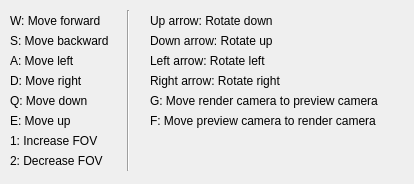
<?xml version="1.0" encoding="UTF-8"?>
<ui version="4.0">
 <class>CameraControlsHelp</class>
 <widget class="QWidget" name="CameraControlsHelp">
  <property name="geometry">
   <rect>
    <x>0</x>
    <y>0</y>
    <width>414</width>
    <height>184</height>
   </rect>
  </property>
  <property name="windowTitle">
   <string>Camera Controls</string>
  </property>
  <widget class="QLabel" name="label">
   <property name="geometry">
    <rect>
     <x>10</x>
     <y>10</y>
     <width>111</width>
     <height>21</height>
    </rect>
   </property>
   <property name="text">
    <string>W: Move forward</string>
   </property>
   <property name="alignment">
    <set>Qt::AlignLeading|Qt::AlignLeft|Qt::AlignVCenter</set>
   </property>
  </widget>
  <widget class="QLabel" name="label_2">
   <property name="geometry">
    <rect>
     <x>10</x>
     <y>30</y>
     <width>111</width>
     <height>21</height>
    </rect>
   </property>
   <property name="text">
    <string>S: Move backward</string>
   </property>
   <property name="alignment">
    <set>Qt::AlignLeading|Qt::AlignLeft|Qt::AlignVCenter</set>
   </property>
  </widget>
  <widget class="QLabel" name="label_3">
   <property name="geometry">
    <rect>
     <x>10</x>
     <y>50</y>
     <width>111</width>
     <height>21</height>
    </rect>
   </property>
   <property name="text">
    <string>A: Move left</string>
   </property>
   <property name="alignment">
    <set>Qt::AlignLeading|Qt::AlignLeft|Qt::AlignVCenter</set>
   </property>
  </widget>
  <widget class="QLabel" name="label_4">
   <property name="geometry">
    <rect>
     <x>10</x>
     <y>70</y>
     <width>111</width>
     <height>21</height>
    </rect>
   </property>
   <property name="text">
    <string>D: Move right</string>
   </property>
   <property name="alignment">
    <set>Qt::AlignLeading|Qt::AlignLeft|Qt::AlignVCenter</set>
   </property>
  </widget>
  <widget class="QLabel" name="label_5">
   <property name="geometry">
    <rect>
     <x>150</x>
     <y>30</y>
     <width>141</width>
     <height>21</height>
    </rect>
   </property>
   <property name="text">
    <string>Down arrow: Rotate up</string>
   </property>
   <property name="alignment">
    <set>Qt::AlignLeading|Qt::AlignLeft|Qt::AlignVCenter</set>
   </property>
  </widget>
  <widget class="QLabel" name="label_6">
   <property name="geometry">
    <rect>
     <x>150</x>
     <y>10</y>
     <width>151</width>
     <height>21</height>
    </rect>
   </property>
   <property name="text">
    <string>Up arrow: Rotate down</string>
   </property>
   <property name="alignment">
    <set>Qt::AlignLeading|Qt::AlignLeft|Qt::AlignVCenter</set>
   </property>
  </widget>
  <widget class="QLabel" name="label_7">
   <property name="geometry">
    <rect>
     <x>150</x>
     <y>70</y>
     <width>151</width>
     <height>21</height>
    </rect>
   </property>
   <property name="text">
    <string>Right arrow: Rotate right</string>
   </property>
   <property name="alignment">
    <set>Qt::AlignLeading|Qt::AlignLeft|Qt::AlignVCenter</set>
   </property>
  </widget>
  <widget class="QLabel" name="label_8">
   <property name="geometry">
    <rect>
     <x>150</x>
     <y>50</y>
     <width>131</width>
     <height>21</height>
    </rect>
   </property>
   <property name="text">
    <string>Left arrow: Rotate left</string>
   </property>
   <property name="alignment">
    <set>Qt::AlignLeading|Qt::AlignLeft|Qt::AlignVCenter</set>
   </property>
  </widget>
  <widget class="QLabel" name="label_9">
   <property name="geometry">
    <rect>
     <x>10</x>
     <y>90</y>
     <width>111</width>
     <height>21</height>
    </rect>
   </property>
   <property name="text">
    <string>Q: Move down</string>
   </property>
   <property name="alignment">
    <set>Qt::AlignLeading|Qt::AlignLeft|Qt::AlignVCenter</set>
   </property>
  </widget>
  <widget class="QLabel" name="label_10">
   <property name="geometry">
    <rect>
     <x>10</x>
     <y>110</y>
     <width>111</width>
     <height>21</height>
    </rect>
   </property>
   <property name="text">
    <string>E: Move up</string>
   </property>
   <property name="alignment">
    <set>Qt::AlignLeading|Qt::AlignLeft|Qt::AlignVCenter</set>
   </property>
  </widget>
  <widget class="QLabel" name="label_11">
   <property name="geometry">
    <rect>
     <x>150</x>
     <y>90</y>
     <width>251</width>
     <height>21</height>
    </rect>
   </property>
   <property name="text">
    <string>G: Move render camera to preview camera</string>
   </property>
   <property name="alignment">
    <set>Qt::AlignLeading|Qt::AlignLeft|Qt::AlignVCenter</set>
   </property>
  </widget>
  <widget class="QLabel" name="label_12">
   <property name="geometry">
    <rect>
     <x>150</x>
     <y>110</y>
     <width>251</width>
     <height>21</height>
    </rect>
   </property>
   <property name="text">
    <string>F: Move preview camera to render camera</string>
   </property>
   <property name="alignment">
    <set>Qt::AlignLeading|Qt::AlignLeft|Qt::AlignVCenter</set>
   </property>
  </widget>
  <widget class="QLabel" name="label_13">
   <property name="geometry">
    <rect>
     <x>10</x>
     <y>130</y>
     <width>141</width>
     <height>21</height>
    </rect>
   </property>
   <property name="text">
    <string>1: Increase FOV</string>
   </property>
   <property name="alignment">
    <set>Qt::AlignLeading|Qt::AlignLeft|Qt::AlignVCenter</set>
   </property>
  </widget>
  <widget class="QLabel" name="label_14">
   <property name="geometry">
    <rect>
     <x>10</x>
     <y>150</y>
     <width>141</width>
     <height>21</height>
    </rect>
   </property>
   <property name="text">
    <string>2: Decrease FOV</string>
   </property>
   <property name="alignment">
    <set>Qt::AlignLeading|Qt::AlignLeft|Qt::AlignVCenter</set>
   </property>
  </widget>
  <widget class="Line" name="line">
   <property name="geometry">
    <rect>
     <x>113</x>
     <y>10</y>
     <width>31</width>
     <height>161</height>
    </rect>
   </property>
   <property name="orientation">
    <enum>Qt::Vertical</enum>
   </property>
  </widget>
 </widget>
 <resources/>
 <connections/>
</ui>
